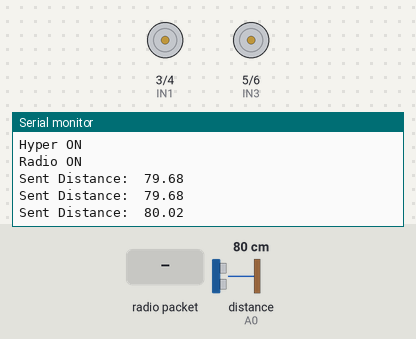
This sketch was run on a simulated Arduino Uno, built with avr-gcc and run on an emulated ATmega328P. Parts: motor-driver pin pairs drawn as motors (green arrow = first pin HIGH = forward, orange = second pin HIGH = backward, longer = more drive, scaled by the enable pin), the last lines printed to the serial monitor. Wiring (inferred from the names in the program): ultrasonic range finder: trigger A1; echo A0. The test bench sets the inputs (shaded band); at power-on: distance to the obstacle (sensor on A0) 80 cm. The echo pulse lasts 58.3 µs per cm; no radio packets arrive unless stated.

Above: at 13.2 s.
13.3 s: radio packet "Up" arrives
At 13.4 s:
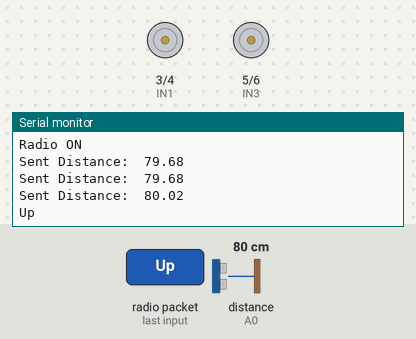
14.8 s: radio packet "Down" arrives
At 14.9 s:
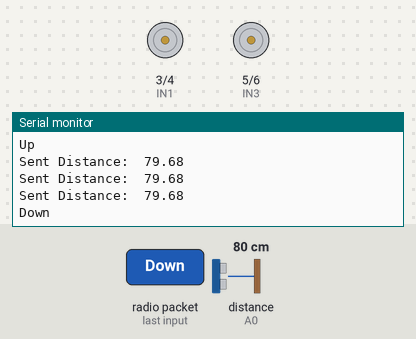
16.3 s: radio packet "Left" arrives
At 16.4 s:
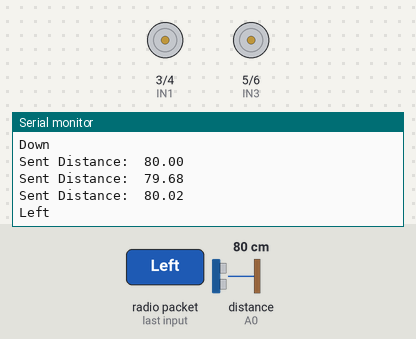
17.8 s: radio packet "Right" arrives
At 17.9 s:
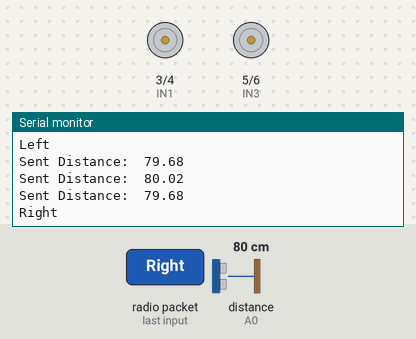
Timing chart, 0 to 20.8 s (numbered marks = the images above; inputs shaded):
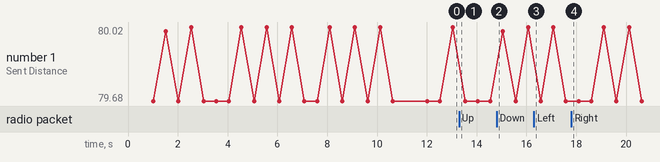

Measured:
- after the input at 13.3 s, the serial monitor: prints a new line at once (image 1)
- after the input at 14.8 s, the serial monitor: prints a new line at once (image 2)
- after the input at 16.3 s, the serial monitor: prints a new line at once (image 3)
- after the input at 17.8 s, the serial monitor: prints a new line at once (image 4)

The sketch:

rover.ino
```cpp
#include <SPI.h>
#include <RF24.h>
#include <string.h>

#define ENA 2
#define ENB 7
#define IN1 3
#define IN2 4
#define IN3 5
#define IN4 6
#define CE_PIN 8
#define CSN_PIN 9
#define TRIG_PIN A1
#define ECHO_PIN A0

RF24 radio(CE_PIN, CSN_PIN);

const byte controller_address[6] = {'R','x','A','A','A'}; //컨트롤러와 직접 통신할 때 사용하는 주소
const byte router_address[6] = {'R','x','C','C','C'}; //라우터를 사용해 통신 할 때 사용하는 주소

byte address[6] = {}; //직접 사용할 주소

unsigned long lastReceiveTime = 0;
unsigned long lastSendTime = 0;
const unsigned long timeout = 10000;

void setup() {
  Serial.begin(2400);
  Serial.println("Serial ON");
  delay(500);

  for(int i = 0; i<6;i++){
    address[i] = router_address[i]; //사용할 주소를 설정하는 부분
  }

  pinMode(ENA, OUTPUT); //모터 설정
  pinMode(ENB, OUTPUT);
  pinMode(IN1, OUTPUT);
  pinMode(IN2, OUTPUT);
  pinMode(IN3, OUTPUT);
  pinMode(IN4, OUTPUT);
  Serial.println("Motor ON");

  pinMode(TRIG_PIN, OUTPUT); //초음파 센서 설정
  pinMode(ECHO_PIN, INPUT);
  Serial.println("Hyper ON");

  radio.begin(); //RF통신 시작
  radio.openReadingPipe(1, address);
  radio.setPALevel(RF24_PA_MAX);
  radio.startListening();
  Serial.println("Radio ON");
  delay(500);
  lastReceiveTime = millis();
}

void loop() {
  unsigned long currentTime = millis(); //10초이상 HB를 못받으면 로버 재부팅
  if (currentTime - lastReceiveTime >= timeout) {
    Serial.println("connect die... Reboot!");
    asm volatile("jmp 0");
  }

  if (radio.available()) {
    char receivedMessage[32] = "";
    radio.read(&receivedMessage, sizeof(receivedMessage)); //설정한 주소로부터 메시지를 받아옴
    Serial.println(receivedMessage);
    usemotor(receivedMessage); //받은 명령에 따라 모터 작동
  } else {
    stopMotors();
  }

  if (millis() - lastSendTime >= 500) { //0.5초마다 초음파 센서로 받아온 거리 전송
    sendDistance();
    lastSendTime = millis();
  }
}

void usemotor(char* receivedMessage) {
  if (strcmp(receivedMessage, "HB") == 0) {
    lastReceiveTime = millis();
  }
  else if (strcmp(receivedMessage, "Up") == 0) {
    stopMotors();
    moveMotor1Forward();
    moveMotor2Forward();
  }
  else if (strcmp(receivedMessage, "Down") == 0) {
    stopMotors();
    moveMotor1Backward();
    moveMotor2Backward();
  }
  else if (strcmp(receivedMessage, "Left") == 0) {
    stopMotors();
    moveMotor1Backward();
    moveMotor2Forward();
  }
  else if (strcmp(receivedMessage, "Right") == 0) {
    stopMotors();
    moveMotor1Forward();
    moveMotor2Backward();
  }
}

double getDistance() { //거리 계산
  digitalWrite(TRIG_PIN, HIGH);
  delayMicroseconds(10);
  digitalWrite(TRIG_PIN, LOW);
  double cycletime = pulseIn(ECHO_PIN, HIGH);
  double distance = (cycletime * 0.0343) / 2;
  return distance;
}

void sendDistance() { //거리 전송
  radio.stopListening();
  radio.openWritingPipe(address);

  double distance = getDistance();
  char Message[32];
  dtostrf(distance, 6, 2, Message);
  radio.write(Message, sizeof(Message));
  Serial.print("Sent Distance: ");
  Serial.println(Message);

  radio.startListening();
}

void moveMotor1Forward() {
  digitalWrite(IN3, LOW);
  digitalWrite(IN4, HIGH);
  analogWrite(ENB, 255);
}

void moveMotor1Backward() {
  digitalWrite(IN3, HIGH);
  digitalWrite(IN4, LOW);
  analogWrite(ENB, 255);
}

void moveMotor2Forward() {
  digitalWrite(IN1, HIGH);
  digitalWrite(IN2, LOW);
  analogWrite(ENA, 255);
}

void moveMotor2Backward() {
  digitalWrite(IN1, LOW);
  digitalWrite(IN2, HIGH);
  analogWrite(ENA, 255);
}

void stopMotors() {
  digitalWrite(IN1, LOW);
  digitalWrite(IN2, LOW);
  digitalWrite(IN3, LOW);
  digitalWrite(IN4, LOW);
}
```
